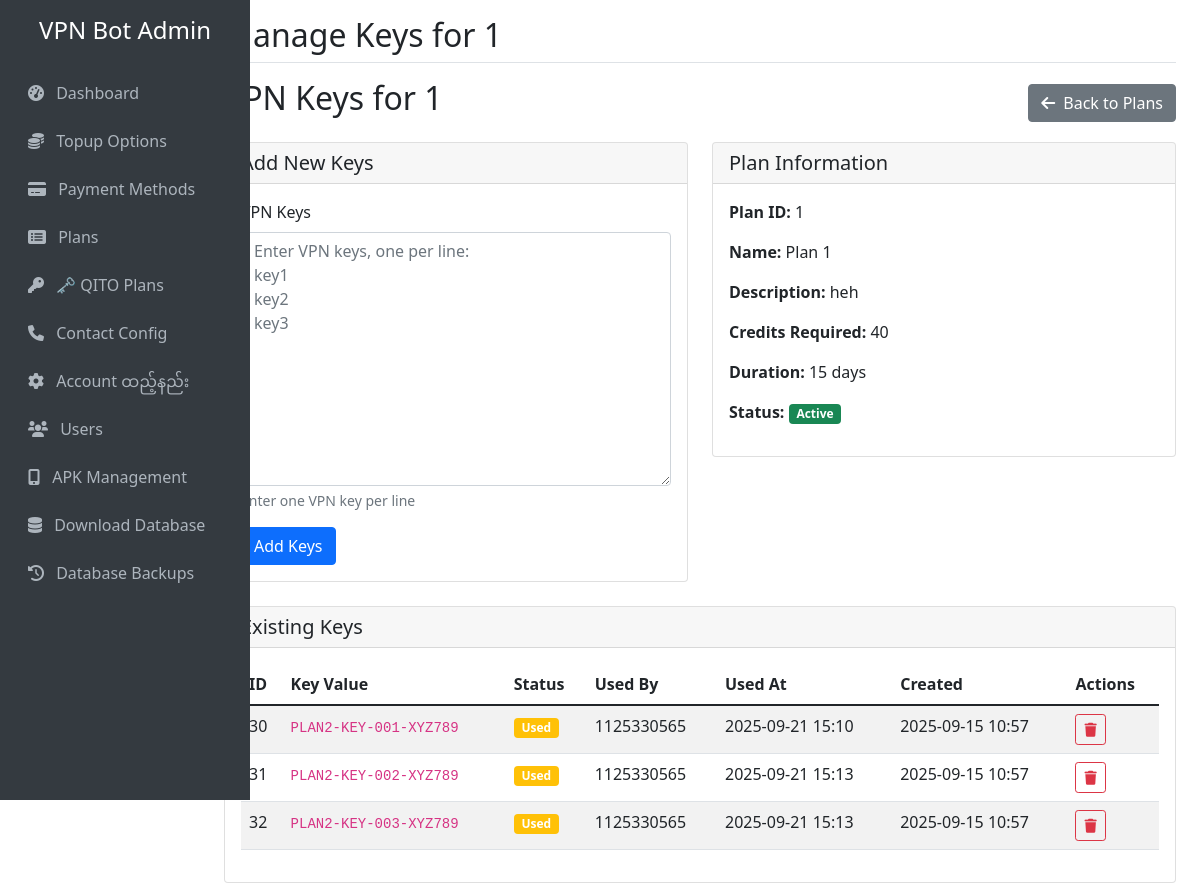
/plans/4/keys, run on the app's committed database.
### tables this page shows
CREATE TABLE "plans" (
                id INTEGER PRIMARY KEY AUTOINCREMENT,
                plan_id_number TEXT UNIQUE NOT NULL,
                name TEXT NOT NULL,
                description TEXT,
                credits_required INTEGER NOT NULL,
                duration_days INTEGER NOT NULL,
                is_active BOOLEAN DEFAULT 1,
                created_at TIMESTAMP DEFAULT CURRENT_TIMESTAMP,
                updated_at TIMESTAMP DEFAULT CURRENT_TIMESTAMP
            , device_limit INTEGER DEFAULT 1);

CREATE TABLE vpn_keys (
            id INTEGER PRIMARY KEY AUTOINCREMENT,
            plan_id INTEGER NOT NULL,
            key_value TEXT NOT NULL,
            is_used BOOLEAN DEFAULT 0,
            used_by_user_id INTEGER,
            used_at TIMESTAMP,
            created_at TIMESTAMP DEFAULT CURRENT_TIMESTAMP,
            FOREIGN KEY (plan_id) REFERENCES plans (id),
            FOREIGN KEY (used_by_user_id) REFERENCES users (telegram_id)
        );

### web_admin.py (the view)
@app.route('/plans/<int:plan_id>/keys')
def plan_keys(plan_id):
    plan = get_plan(plan_id)
    if plan is None:
        flash('Plan not found!', 'error')
        return redirect(url_for('plan_management'))
    keys = get_all_keys_for_plan(plan_id)
    return render_template('plan_keys.html', plan=plan, keys=keys)

### database.py (called while the page is built)
def get_plan(plan_id):
    conn = sqlite3.connect(DB_FILE)
    cursor = conn.cursor()
    cursor.execute('SELECT * FROM plans WHERE id = ?', (plan_id,))
    plan = cursor.fetchone()
    conn.close()
    return plan

def get_all_keys_for_plan(plan_id):
    conn = sqlite3.connect(DB_FILE)
    cursor = conn.cursor()
    cursor.execute('''
        SELECT id, key_value, is_used, used_by_user_id, used_at, created_at
        FROM vpn_keys
        WHERE plan_id = ?
        ORDER BY created_at DESC
    ''', (plan_id,))
    keys = cursor.fetchall()
    conn.close()
    return keys

### templates/plan_keys.html (shortened to what this page needs)
{% extends "base.html" %}
{% block page_title %}Manage Keys for {{ plan[1] }}{% endblock %}
{% block content %}
<div class="d-flex justify-content-between align-items-center mb-3">
    <h2>VPN Keys for {{ plan[1] }}</h2>
    <a href="{{ url_for('plan_management') }}" class="btn btn-secondary">
        <i class="fas fa-arrow-left me-2"></i>Back to Plans
    </a>
</div>
<div class="row">
    <div class="col-md-6">
        <div class="card">
            <div class="card-header">
                <h5 class="card-title mb-0">Add New Keys</h5>
            </div>
            <div class="card-body">
                <form method="POST" action="{{ url_for('add_plan_keys', plan_id=plan[0]) }}">
                    <div class="mb-3">
                        <label for="keys" class="form-label">VPN Keys</label>
                        <textarea class="form-control" id="keys" name="keys" rows="10"
                                  placeholder="Enter VPN keys, one per line:&#10;key1&#10;key2&#10;key3"></textarea>
                        <div class="form-text">Enter one VPN key per line</div>
                    </div>
                    <button type="submit" class="btn btn-primary">Add Keys</button>
                </form>
            </div>
        </div>
    </div>
    <div class="col-md-6">
        <div class="card">
            <div class="card-header">
                <h5 class="card-title mb-0">Plan Information</h5>
            </div>
            <div class="card-body">
                <p><strong>Plan ID:</strong> {{ plan[1] }}</p>
                <p><strong>Name:</strong> {{ plan[2] }}</p>
                <p><strong>Description:</strong> {{ plan[3] or 'No description' }}</p>
                <p><strong>Credits Required:</strong> {{ plan[4] }}</p>
                <p><strong>Duration:</strong> {{ plan[5] }} days</p>
                <p><strong>Status:</strong>
                    {% if plan[6] %}
                        <span class="badge bg-success">Active</span>
                    {% else %}
                        <span class="badge bg-secondary">Inactive</span>
                    {% endif %}
                </p>
            </div>
        </div>
    </div>
</div>
<div class="card mt-4">
    <div class="card-header">
        <h5 class="card-title mb-0">Existing Keys</h5>
    </div>
    <div class="card-body">
        {% if keys %}
            <div class="table-responsive">
                <table class="table table-striped">
                    <thead>
                        <tr>
                            <th>ID</th>
                            <th>Key Value</th>
                            <th>Status</th>
                            <th>Used By</th>
                            <th>Used At</th>
                            <th>Created</th>
                            <th>Actions</th>
                        </tr>
                    </thead>
                    <tbody>
                        {% for key in keys %}
                        <tr>
                            <td>{{ key[0] }}</td>
                            <td><code>{{ key[1] }}</code></td>
                            <td>
                                {% if key[2] %}
                                    <span class="badge bg-warning">Used</span>
                                {% else %}
                                    <span class="badge bg-success">Available</span>
                                {% endif %}
                            </td>
                            <td>{{ key[3] or '-' }}</td>
                            <td>{{ key[4][:16] if key[4] else '-' }}</td>
                            <td>{{ key[5][:16] }}</td>
                            <td>
                                <a href="{{ url_for('delete_key', key_id=key[0]) }}"
                                   class="btn btn-sm btn-outline-danger"
                                   onclick="return confirm('Are you sure you want to delete this key?')">
                                    <i class="fas fa-trash"></i>
                                </a>
                            </td>
                        </tr>
                        {% endfor %}
                    </tbody>
                </table>
            </div>
        {% else %}
            <div class="text-center py-4">
                <i class="fas fa-key fa-3x text-muted mb-3"></i>
                <h5 class="text-muted">No keys found</h5>
                <p class="text-muted">Add VPN keys for this plan using the form above.</p>
            </div>
        {% endif %}
    </div>
</div>
{% endblock %}

### data on the page
plans: plan_id_number "1", name "Plan 1", description "heh", credits_required "40", duration_days "15"
vpn_keys: id "30", key_value "PLAN2-KEY-001-XYZ789", is_used "Used", used_by_user "1125330565", used_at "2025-09-21 15:10", created_at "2025-09-15 10:57"
vpn_keys: id "31", key_value "PLAN2-KEY-002-XYZ789", is_used "Used", used_by_user "1125330565", used_at "2025-09-21 15:13", created_at "2025-09-15 10:57"
vpn_keys: id "32", key_value "PLAN2-KEY-003-XYZ789", is_used "Used", used_by_user "1125330565", used_at "2025-09-21 15:13", created_at "2025-09-15 10:57"
